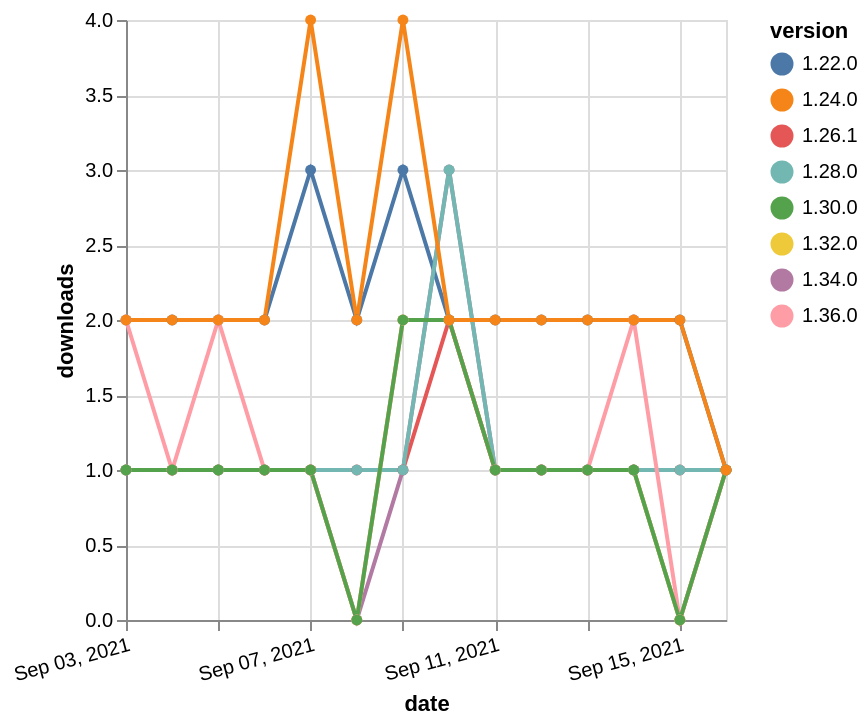

Write the Vega-Lite specification saved for this chart.
### Vega-Lite specification from a JSON file in a GitHub repository (floating-point values rounded to 4 significant figures)
{"$schema": "https://vega.github.io/schema/vega-lite/v5.json", "description": "A simple bar chart with embedded data.", "data": {"values": [{"date": "2021-09-03", "total": 175, "delta": 1, "version": "1.34.0"}, {"date": "2021-09-04", "total": 176, "delta": 1, "version": "1.34.0"}, {"date": "2021-09-05", "total": 177, "delta": 1, "version": "1.34.0"}, {"date": "2021-09-06", "total": 178, "delta": 1, "version": "1.34.0"}, {"date": "2021-09-07", "total": 179, "delta": 1, "version": "1.34.0"}, {"date": "2021-09-08", "total": 179, "delta": 0, "version": "1.34.0"}, {"date": "2021-09-09", "total": 180, "delta": 1, "version": "1.34.0"}, {"date": "2021-09-10", "total": 183, "delta": 3, "version": "1.34.0"}, {"date": "2021-09-11", "total": 184, "delta": 1, "version": "1.34.0"}, {"date": "2021-09-12", "total": 185, "delta": 1, "version": "1.34.0"}, {"date": "2021-09-13", "total": 186, "delta": 1, "version": "1.34.0"}, {"date": "2021-09-14", "total": 187, "delta": 1, "version": "1.34.0"}, {"date": "2021-09-15", "total": 187, "delta": 0, "version": "1.34.0"}, {"date": "2021-09-16", "total": 188, "delta": 1, "version": "1.34.0"}, {"date": "2021-09-03", "total": 160, "delta": 1, "version": "1.32.0"}, {"date": "2021-09-04", "total": 161, "delta": 1, "version": "1.32.0"}, {"date": "2021-09-05", "total": 162, "delta": 1, "version": "1.32.0"}, {"date": "2021-09-06", "total": 163, "delta": 1, "version": "1.32.0"}, {"date": "2021-09-07", "total": 164, "delta": 1, "version": "1.32.0"}, {"date": "2021-09-08", "total": 164, "delta": 0, "version": "1.32.0"}, {"date": "2021-09-09", "total": 166, "delta": 2, "version": "1.32.0"}, {"date": "2021-09-10", "total": 168, "delta": 2, "version": "1.32.0"}, {"date": "2021-09-11", "total": 169, "delta": 1, "version": "1.32.0"}, {"date": "2021-09-12", "total": 170, "delta": 1, "version": "1.32.0"}, {"date": "2021-09-13", "total": 171, "delta": 1, "version": "1.32.0"}, {"date": "2021-09-14", "total": 172, "delta": 1, "version": "1.32.0"}, {"date": "2021-09-15", "total": 172, "delta": 0, "version": "1.32.0"}, {"date": "2021-09-16", "total": 173, "delta": 1, "version": "1.32.0"}, {"date": "2021-09-03", "total": 2311, "delta": 2, "version": "1.22.0"}, {"date": "2021-09-04", "total": 2313, "delta": 2, "version": "1.22.0"}, {"date": "2021-09-05", "total": 2315, "delta": 2, "version": "1.22.0"}, {"date": "2021-09-06", "total": 2317, "delta": 2, "version": "1.22.0"}, {"date": "2021-09-07", "total": 2320, "delta": 3, "version": "1.22.0"}, {"date": "2021-09-08", "total": 2322, "delta": 2, "version": "1.22.0"}, {"date": "2021-09-09", "total": 2325, "delta": 3, "version": "1.22.0"}, {"date": "2021-09-10", "total": 2327, "delta": 2, "version": "1.22.0"}, {"date": "2021-09-11", "total": 2329, "delta": 2, "version": "1.22.0"}, {"date": "2021-09-12", "total": 2331, "delta": 2, "version": "1.22.0"}, {"date": "2021-09-13", "total": 2333, "delta": 2, "version": "1.22.0"}, {"date": "2021-09-14", "total": 2335, "delta": 2, "version": "1.22.0"}, {"date": "2021-09-15", "total": 2337, "delta": 2, "version": "1.22.0"}, {"date": "2021-09-16", "total": 2338, "delta": 1, "version": "1.22.0"}, {"date": "2021-09-03", "total": 236, "delta": 1, "version": "1.26.1"}, {"date": "2021-09-04", "total": 237, "delta": 1, "version": "1.26.1"}, {"date": "2021-09-05", "total": 238, "delta": 1, "version": "1.26.1"}, {"date": "2021-09-06", "total": 239, "delta": 1, "version": "1.26.1"}, {"date": "2021-09-07", "total": 240, "delta": 1, "version": "1.26.1"}, {"date": "2021-09-08", "total": 241, "delta": 1, "version": "1.26.1"}, {"date": "2021-09-09", "total": 242, "delta": 1, "version": "1.26.1"}, {"date": "2021-09-10", "total": 244, "delta": 2, "version": "1.26.1"}, {"date": "2021-09-11", "total": 245, "delta": 1, "version": "1.26.1"}, {"date": "2021-09-12", "total": 246, "delta": 1, "version": "1.26.1"}, {"date": "2021-09-13", "total": 247, "delta": 1, "version": "1.26.1"}, {"date": "2021-09-14", "total": 248, "delta": 1, "version": "1.26.1"}, {"date": "2021-09-15", "total": 249, "delta": 1, "version": "1.26.1"}, {"date": "2021-09-16", "total": 250, "delta": 1, "version": "1.26.1"}, {"date": "2021-09-03", "total": 331, "delta": 1, "version": "1.28.0"}, {"date": "2021-09-04", "total": 332, "delta": 1, "version": "1.28.0"}, {"date": "2021-09-05", "total": 333, "delta": 1, "version": "1.28.0"}, {"date": "2021-09-06", "total": 334, "delta": 1, "version": "1.28.0"}, {"date": "2021-09-07", "total": 335, "delta": 1, "version": "1.28.0"}, {"date": "2021-09-08", "total": 336, "delta": 1, "version": "1.28.0"}, {"date": "2021-09-09", "total": 337, "delta": 1, "version": "1.28.0"}, {"date": "2021-09-10", "total": 340, "delta": 3, "version": "1.28.0"}, {"date": "2021-09-11", "total": 341, "delta": 1, "version": "1.28.0"}, {"date": "2021-09-12", "total": 342, "delta": 1, "version": "1.28.0"}, {"date": "2021-09-13", "total": 343, "delta": 1, "version": "1.28.0"}, {"date": "2021-09-14", "total": 344, "delta": 1, "version": "1.28.0"}, {"date": "2021-09-15", "total": 345, "delta": 1, "version": "1.28.0"}, {"date": "2021-09-16", "total": 346, "delta": 1, "version": "1.28.0"}, {"date": "2021-09-03", "total": 118, "delta": 2, "version": "1.36.0"}, {"date": "2021-09-04", "total": 119, "delta": 1, "version": "1.36.0"}, {"date": "2021-09-05", "total": 121, "delta": 2, "version": "1.36.0"}, {"date": "2021-09-06", "total": 122, "delta": 1, "version": "1.36.0"}, {"date": "2021-09-07", "total": 123, "delta": 1, "version": "1.36.0"}, {"date": "2021-09-08", "total": 123, "delta": 0, "version": "1.36.0"}, {"date": "2021-09-09", "total": 125, "delta": 2, "version": "1.36.0"}, {"date": "2021-09-10", "total": 127, "delta": 2, "version": "1.36.0"}, {"date": "2021-09-11", "total": 128, "delta": 1, "version": "1.36.0"}, {"date": "2021-09-12", "total": 129, "delta": 1, "version": "1.36.0"}, {"date": "2021-09-13", "total": 130, "delta": 1, "version": "1.36.0"}, {"date": "2021-09-14", "total": 132, "delta": 2, "version": "1.36.0"}, {"date": "2021-09-15", "total": 132, "delta": 0, "version": "1.36.0"}, {"date": "2021-09-16", "total": 133, "delta": 1, "version": "1.36.0"}, {"date": "2021-09-03", "total": 179, "delta": 1, "version": "1.30.0"}, {"date": "2021-09-04", "total": 180, "delta": 1, "version": "1.30.0"}, {"date": "2021-09-05", "total": 181, "delta": 1, "version": "1.30.0"}, {"date": "2021-09-06", "total": 182, "delta": 1, "version": "1.30.0"}, {"date": "2021-09-07", "total": 183, "delta": 1, "version": "1.30.0"}, {"date": "2021-09-08", "total": 183, "delta": 0, "version": "1.30.0"}, {"date": "2021-09-09", "total": 185, "delta": 2, "version": "1.30.0"}, {"date": "2021-09-10", "total": 187, "delta": 2, "version": "1.30.0"}, {"date": "2021-09-11", "total": 188, "delta": 1, "version": "1.30.0"}, {"date": "2021-09-12", "total": 189, "delta": 1, "version": "1.30.0"}, {"date": "2021-09-13", "total": 190, "delta": 1, "version": "1.30.0"}, {"date": "2021-09-14", "total": 191, "delta": 1, "version": "1.30.0"}, {"date": "2021-09-15", "total": 191, "delta": 0, "version": "1.30.0"}, {"date": "2021-09-16", "total": 192, "delta": 1, "version": "1.30.0"}, {"date": "2021-09-03", "total": 2454, "delta": 2, "version": "1.24.0"}, {"date": "2021-09-04", "total": 2456, "delta": 2, "version": "1.24.0"}, {"date": "2021-09-05", "total": 2458, "delta": 2, "version": "1.24.0"}, {"date": "2021-09-06", "total": 2460, "delta": 2, "version": "1.24.0"}, {"date": "2021-09-07", "total": 2464, "delta": 4, "version": "1.24.0"}, {"date": "2021-09-08", "total": 2466, "delta": 2, "version": "1.24.0"}, {"date": "2021-09-09", "total": 2470, "delta": 4, "version": "1.24.0"}, {"date": "2021-09-10", "total": 2472, "delta": 2, "version": "1.24.0"}, {"date": "2021-09-11", "total": 2474, "delta": 2, "version": "1.24.0"}, {"date": "2021-09-12", "total": 2476, "delta": 2, "version": "1.24.0"}, {"date": "2021-09-13", "total": 2478, "delta": 2, "version": "1.24.0"}, {"date": "2021-09-14", "total": 2480, "delta": 2, "version": "1.24.0"}, {"date": "2021-09-15", "total": 2482, "delta": 2, "version": "1.24.0"}, {"date": "2021-09-16", "total": 2483, "delta": 1, "version": "1.24.0"}]}, "width": "container", "mark": {"type": "line", "point": {"filled": true}}, "encoding": {"x": {"field": "date", "type": "temporal", "timeUnit": "yearmonthdate", "title": "date", "axis": {"labelAngle": -15}}, "y": {"field": "delta", "type": "quantitative", "title": "downloads"}, "color": {"field": "version", "type": "nominal"}, "tooltip": {"field": "delta"}}}
